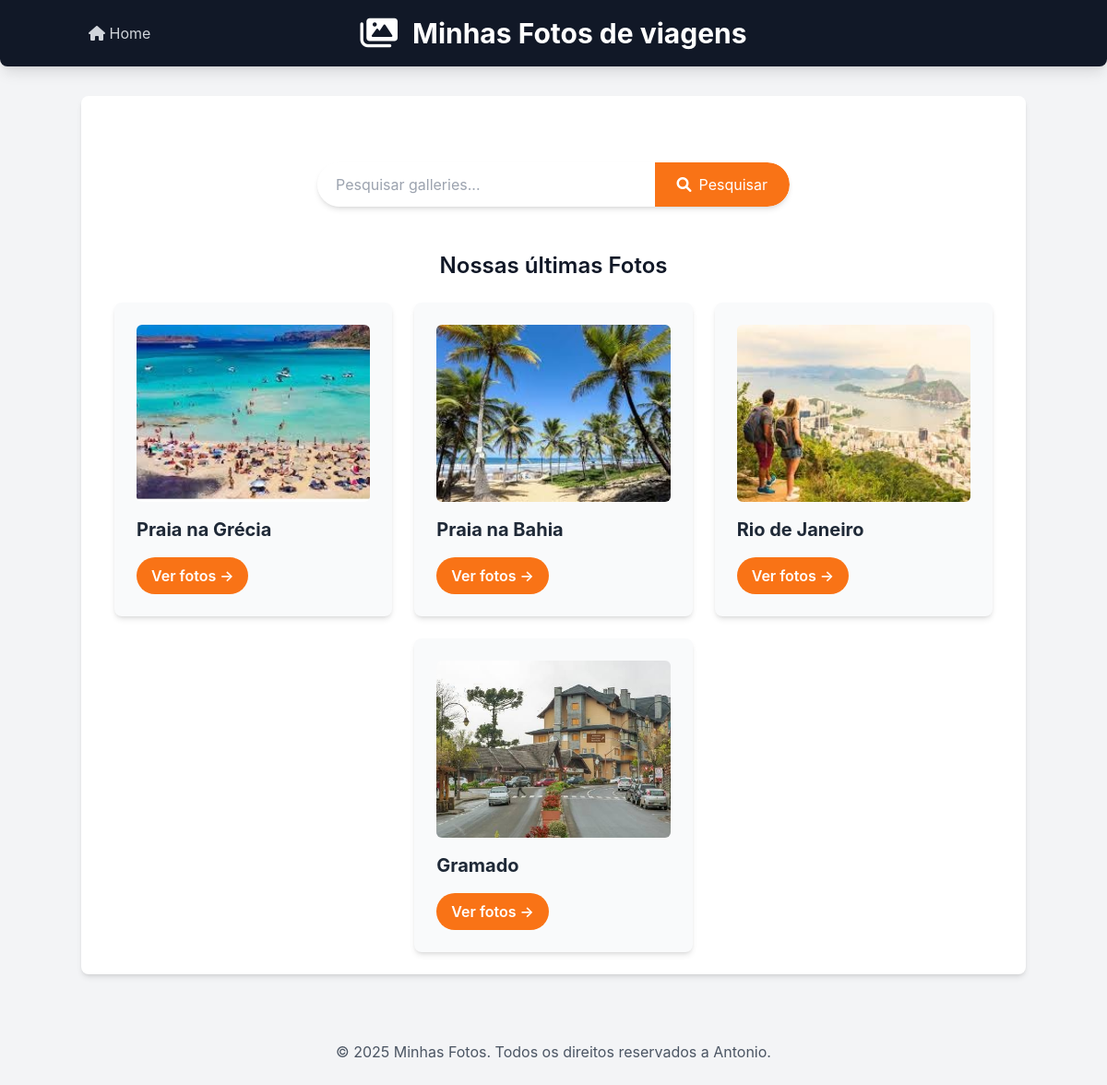
The app's page /galleries/ with its own data.
### galleries/models.py (models this page shows, shortened)
class Galery(models.Model):
    title = models.CharField(max_length=200)
    photo_location = models.TextField()
    comments = models.TextField()
    photo_period = models.IntegerField(help_text="Em dias")
    image = models.ImageField(upload_to='galleries/', blank=True, null=True)
    class Meta:
        verbose_name_plural = "galleries"

### galleries/views.py (the view)
# urls.py: path('', views.home, name='home'),
def home(request):
        galleries = Galery.objects.all()
        return render(request, 'galleries/home.html', {'galleries': galleries})

### galleries/templates/galleries/home.html (shortened to what this page needs)
{%extends 'galleries/base.html' %}
{% block content %}
 <section class="container mx-auto mt-8 p-4 flex justify-center">
    <form method="get" action="{% url 'pesquisar_galleries' %}" class="w-full max-w-lg flex bg-white rounded-full shadow-md overflow-hidden">
        <input
            type="text"
            name="q"
            placeholder="Pesquisar galleries..."
            class="flex-grow p-3 text-gray-700 focus:outline-none focus:ring-2 focus:ring-orange-500 rounded-l-full pl-5">
        <button type="submit" class="bg-orange-500 hover:bg-orange-600 text-white p-3 px-6 py-2 rounded-r-full  transition duration-300 ease-in-out flex items-center justify-center">
            <i class="fas fa-search mr-2"></i> Pesquisar
        </button>
    </form>
</section>
    <h2 class="text-2xl font-semibold mb-6 text-center mt-8">Nossas últimas Fotos</h2>
    <div class="flex flex-wrap justify-center gap-6">
            {% for galery in galleries %}
            <div class="w-full sm:w-[calc(50%-1.5rem)] lg:w-[calc(33.333%-1.5rem)] bg-gray-50 p-6 rounded-lg shadow-md hover:shadow-lg transition-shadow duration-300 ease-in-out">
                {% if galery.image %}
                <img src="{{ galery.image.url }}" alt="Imagem de {{ galery.title }}" class="w-full h-48 object-cover rounded-md mb-4">
                {% endif %}
                <h3 class="text-xl font-bold mb-2 text-gray-800">{{ galery.title }}</h3>
                <a href="{% url 'galery_detail' galery.id %}" class="inline-block bg-orange-500 hover:bg-orange-600 text-white font-semibold py-2 px-4
                rounded-full transition-colors duration-300">
                Ver fotos &rarr;
                </a>
            </div>
                {% empty %}
                <p class="text-center text-gray-500 col-span-full">Nenhuma foto encontrada</p>
            {% endfor %}
    </div>
        {% endblock %}
    {% load static %}

### galleries/templates/galleries/base.html (style rules this page uses)
body { font-family: 'Inter', sans-serif; }

### records on screen
Galery: image (picture), title "Praia na Grécia"
Galery: image (picture), title "Praia na Bahia"
Galery: image (picture), title "Rio de Janeiro"
Galery: image (picture), title "Gramado"
